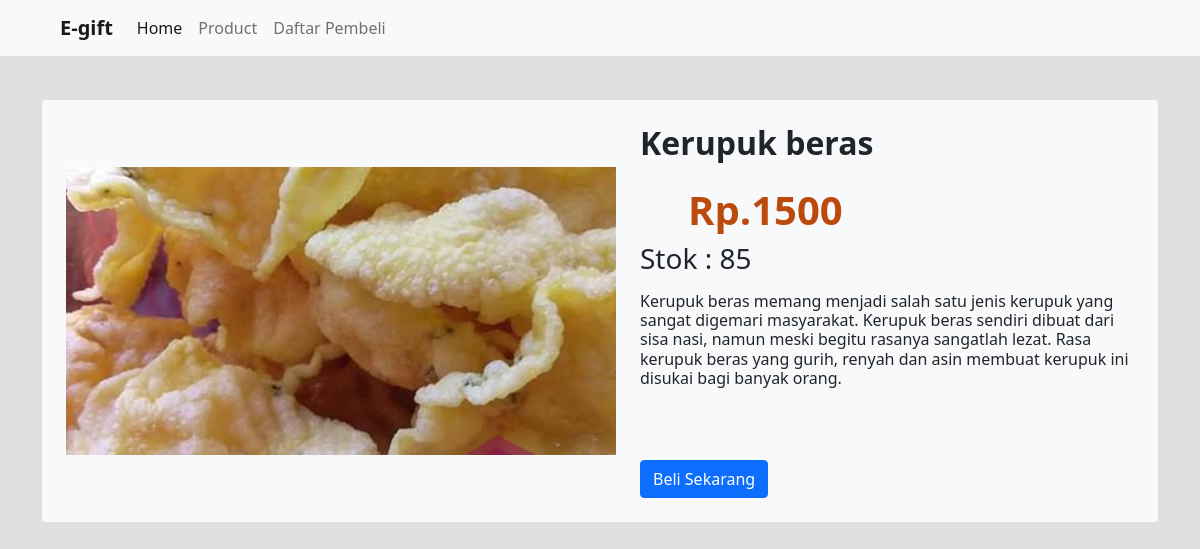
Screenshot of /product.php?id=5 with the database file from the repository.
### tables this page shows
CREATE TABLE `data_barang` (
  `id` int(11) NOT NULL,
  `nama` varchar(100) NOT NULL,
  `harga` int(11) NOT NULL,
  `stok` int(11) NOT NULL,
  `gambar` text NOT NULL,
  `deskripsi` text NOT NULL
);

### product.php (the view, shortened to what this page needs)
<?php
  $servername = "localhost";
  $username = "root";
  $password = "";
  $dbname = "e-gift";
  $conn = mysqli_connect($servername, $username, $password, $dbname);
   $sql = "SELECT * FROM data_barang WHERE id =".$_GET["id"];
   $result = $conn->query($sql);
?>
<!doctype html>
<html lang="en">
<head>
  <link href="bootstrap/css/bootstrap.min.css" rel="stylesheet">
  <link rel="stylesheet" href="https://use.fontawesome.com/releases/v5.11.2/css/all.css">
</head>
<body style="background-color: #e0e0e0;">
  <nav class="fixed-top navbar navbar-expand-lg navbar-light bg-light border-bottom">
    <div class="container-fluid">
      <a class="navbar-brand ms-5" href="/">
        <strong>E-gift</strong>
      </a>
      <div class="collapse navbar-collapse" id="navbarSupportedContent">
        <ul class="navbar-nav me-auto mb-2 mb-lg-0">
          <li class="nav-item">
            <a class="nav-link active" aria-current="page" href="/">Home</a>
          </li>
          <li class="nav-item">
            <a class="nav-link" href="/add_product.php">Product</a>
          </li>
          <li class="nav-item">
            <a class="nav-link" href="/daftar_pembeli.php">Daftar Pembeli</a>
          </li>
        </ul>
      </div>
    </div>
  </nav>
  <main>
    <?php foreach($result as $barang){ ?>
    <div class="container" style="margin-top: 100px;">
      <div class="d-flex flex-row bg-light p-4 rounded">
        <div class="d-flex flex-row justify-content-center align-items-center">
          <img style="max-width: 550px;" src="<?php echo "assets/image/".$barang["gambar"];?>" alt="">
        </div>
        <div class="ms-4">
          <h2 class="text-break">
            <strong>
              <?php echo $barang["nama"];?>
            </strong>
          </h2>
          <h1 class="font-weight-bold mt-4 ms-5 text-break" style="color: #bd4a0d;">
            <strong><?php echo 'Rp.'.$barang["harga"];?></strong>
          </h1>
          <h3>
            <?php echo 'Stok : '.$barang["stok"];?>
          </h3>
          <h6 class="dark-text mt-3 mb-4 text-break">
            <?php echo $barang["deskripsi"];?>
          </h6>
          <div class="mt-5">
            <a href="<?php echo '/pembelian.php?id='.$_GET["id"]; ?>" class="btn btn-primary mt-4">Beli Sekarang</a>
          </div>
        </div>
      </div>
    </div>
    <?php }?>
  </main>
</body>
</html>

### rows the page displays
data_barang: gambar (picture), nama "Kerupuk beras", harga "1500", stok "85", deskripsi "Kerupuk beras memang menjadi salah satu jenis kerupuk yang sangat digemari masyarakat. Kerupuk beras sendiri dibuat dari sisa nasi, namun meski begitu rasanya sangatlah lezat. Rasa kerupuk beras yang gurih, renyah dan asin membuat kerupuk ini disukai bagi banyak orang."
